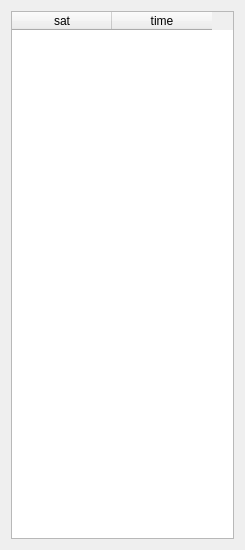
<?xml version="1.0" encoding="UTF-8"?>
<ui version="4.0">
 <class>SatelliteModuleUI</class>
 <widget class="QWidget" name="SatelliteModuleUI">
  <property name="geometry">
   <rect>
    <x>0</x>
    <y>0</y>
    <width>245</width>
    <height>550</height>
   </rect>
  </property>
  <property name="windowTitle">
   <string>SatelliteModuleUI</string>
  </property>
  <layout class="QVBoxLayout" name="verticalLayout">
   <item>
    <widget class="QTableWidget" name="m_satelliteTable">
     <property name="maximumSize">
      <size>
       <width>16777215</width>
       <height>16777215</height>
      </size>
     </property>
     <property name="editTriggers">
      <set>QAbstractItemView::NoEditTriggers</set>
     </property>
     <property name="selectionMode">
      <enum>QAbstractItemView::SingleSelection</enum>
     </property>
     <property name="selectionBehavior">
      <enum>QAbstractItemView::SelectRows</enum>
     </property>
     <property name="horizontalScrollMode">
      <enum>QAbstractItemView::ScrollPerItem</enum>
     </property>
     <attribute name="verticalHeaderVisible">
      <bool>false</bool>
     </attribute>
     <column>
      <property name="text">
       <string>sat</string>
      </property>
     </column>
     <column>
      <property name="text">
       <string>time</string>
      </property>
     </column>
    </widget>
   </item>
  </layout>
 </widget>
 <layoutdefault spacing="6" margin="11"/>
 <resources/>
 <connections/>
</ui>
